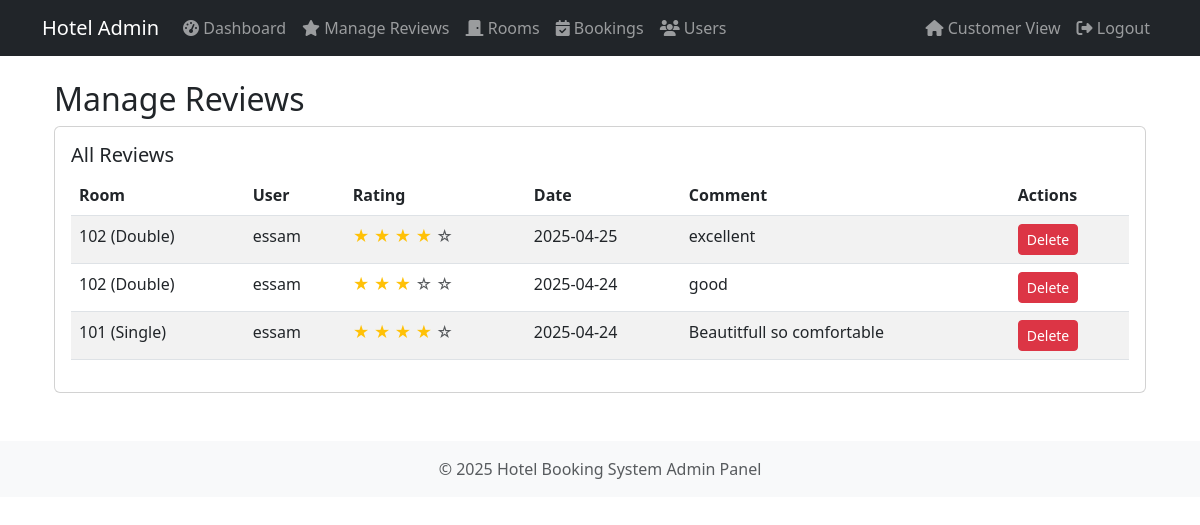
/admin/reviews (signed in), run on an earlier commit of the app's database.
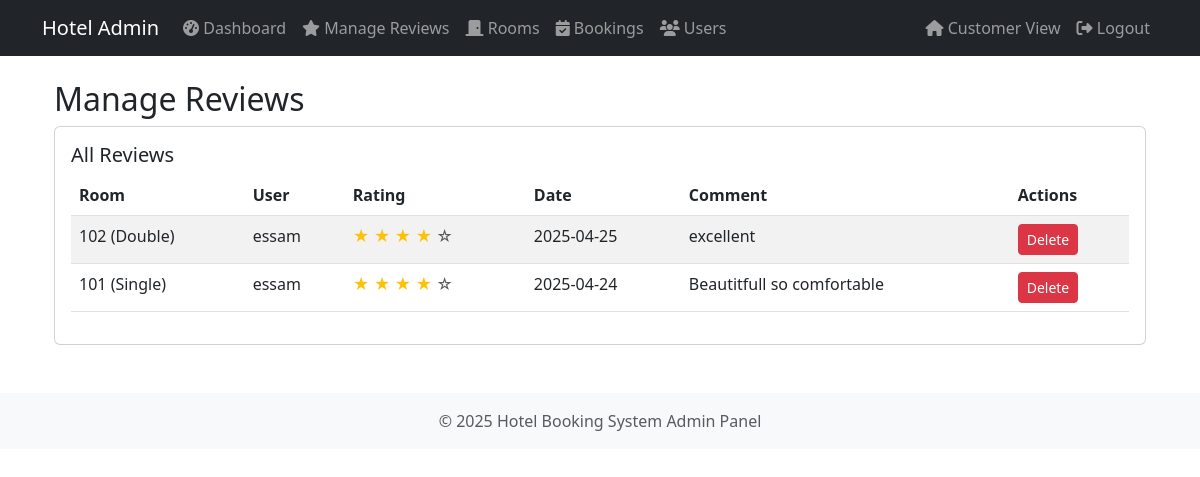
And on a later commit of the database.
### models.py (models this page shows, shortened)
class Review(db.Model):
    __tablename__ = 'reviews'
    id = db.Column(db.Integer, primary_key=True)
    user_id = db.Column(db.Integer, db.ForeignKey('users.id'), nullable=False)
    room_id = db.Column(db.Integer, db.ForeignKey('rooms.r_id'), nullable=False)
    rating = db.Column(db.Integer, nullable=False)
    comment = db.Column(db.Text)
    review_date = db.Column(db.DateTime, default=datetime.utcnow)

class Room(db.Model):
    __tablename__ = 'rooms'
    r_id = db.Column(db.Integer, primary_key=True)
    room_no = db.Column(db.String(10), unique=True, nullable=False)
    type = db.Column(db.String(50), nullable=False)
    price = db.Column(db.Float, nullable=False)
    is_available = db.Column(db.Boolean, default=True)
    rating = db.Column(db.Float, default=0.0)
    bookings = db.relationship('Booking', backref='room', lazy=True)
    reviews = db.relationship('Review', backref='room', lazy=True)

class User(db.Model, UserMixin):
    __tablename__ = 'users'
    id = db.Column(db.Integer, primary_key=True)
    name = db.Column(db.String(100), nullable=False)
    email = db.Column(db.String(100), unique=True, nullable=False)
    password = db.Column(db.String(200), nullable=False)
    phone = db.Column(db.String(20))
    role = db.Column(db.String(20), default='customer')
    bookings = db.relationship('Booking', backref='user', lazy=True)
    reviews = db.relationship('Review', backref='user', lazy=True)

### routes.py (the view)
@app.route('/admin/reviews')
@login_required
@admin_required
def admin_reviews():
    reviews = Review.query.options(
        joinedload(Review.user),
        joinedload(Review.room)
    ).order_by(Review.review_date.desc()).all()
    return render_template('admin/reviews.html', reviews=reviews)

### routes.py (called while the page is built)
@login_manager.user_loader
def load_user(user_id):
    return User.query.get(int(user_id))

def admin_required(f):
    @wraps(f)
    def decorated_function(*args, **kwargs):
        if not current_user.is_authenticated or current_user.role != 'admin':
            flash('Access denied. Admin privileges required.', 'danger')
            return redirect(url_for('home'))
        return f(*args, **kwargs)
    return decorated_function

### templates/admin/reviews.html
{% extends "admin/base.html" %}
{% block content %}
<div class="container mt-4">
    <h2>Manage Reviews</h2>
    <div class="card mb-4">
        <div class="card-body">
            <h5 class="card-title">All Reviews</h5>
            {% if reviews %}
                <div class="table-responsive">
                    <table class="table table-striped">
                        <thead>
                            <tr>
                                <th>Room</th>
                                <th>User</th>
                                <th>Rating</th>
                                <th>Date</th>
                                <th>Comment</th>
                                <th>Actions</th>
                            </tr>
                        </thead>
                        <tbody>
                            {% for review in reviews %}
                                <tr>
                                    <td>{{ review.room.room_no }} ({{ review.room.type }})</td>
                                    <td>{{ review.user.name }}</td>
                                    <td>
                                        {% for i in range(5) %}
                                            {% if i < review.rating %}
                                                <span class="text-warning">★</span>
                                            {% else %}
                                                <span class="text-muted">☆</span>
                                            {% endif %}
                                        {% endfor %}
                                    </td>
                                    <td>{{ review.review_date.strftime('%Y-%m-%d') }}</td>
                                    <td>{{ review.comment|truncate(50) }}</td>
                                    <td>
                                        <form method="POST" action="{{ url_for('admin_delete_review', review_id=review.id) }}" onsubmit="return confirm('Are you sure you want to delete this review?');">
                                            <button type="submit" class="btn btn-sm btn-danger">Delete</button>
                                        </form>
                                    </td>
                                </tr>
                            {% endfor %}
                        </tbody>
                    </table>
                </div>
            {% else %}
                <p>No reviews available.</p>
            {% endif %}
        </div>
    </div>
</div>
{% endblock %}

What changed in the data, as far as the page shows it:
removed Review: room.room_no "102", room.type "Double", user.name "essam", rating 3 (drawn), review_date "2025-04-24", comment "good"
